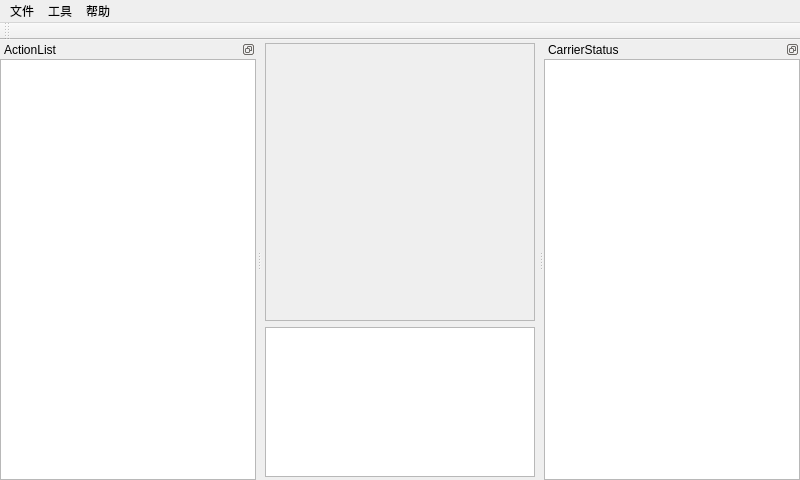
<?xml version="1.0" encoding="UTF-8"?>
<ui version="4.0">
 <class>MainWindow</class>
 <widget class="QMainWindow" name="MainWindow">
  <property name="geometry">
   <rect>
    <x>0</x>
    <y>0</y>
    <width>800</width>
    <height>480</height>
   </rect>
  </property>
  <property name="sizePolicy">
   <sizepolicy hsizetype="Minimum" vsizetype="Minimum">
    <horstretch>0</horstretch>
    <verstretch>0</verstretch>
   </sizepolicy>
  </property>
  <property name="minimumSize">
   <size>
    <width>800</width>
    <height>480</height>
   </size>
  </property>
  <property name="windowTitle">
   <string>MainWindow</string>
  </property>
  <property name="styleSheet">
   <string notr="true">/*
* The MIT License (MIT)
*
* Copyright : http://blog.csdn.net/liang19890820
*
* Author : 一去丶二三里
*
* Date : 2016/07/22
*
* Description : 黑色炫酷
*
*/

QLabel{
		color:rgb(175, 175, 175);
}

QToolBar {
		spacing:8px;
        background: rgb(57, 58, 60);
        border: none;
}
QToolBar::item {
        background: transparent;
}
QToolBar::item:enabled {
        color: rgb(227, 234, 242);
}
QToolBar::item:!enabled {
        color: rgb(155, 155, 155);
}
QToolBar::item:enabled:selected {
        background: rgba(255, 255, 255, 40);
}

QDockWidget{
		color:rgb(175, 175, 175);
	    border: 1px solid rgb(57, 58, 60);
        background:rgb(57, 58, 60);
}
/**********子界面背景**********/
QWidget#customWidget {
        background: rgb(68, 69, 73);
}
QInputDialog{
		background: rgb(68, 69, 73);

}
/**********子界面中央背景**********/
QWidget#centerWidget {
        background: rgb(50, 50, 50);
}

/**********主界面样式**********/
QWidget#MainWindow {
        border: 1px solid rgb(50, 50, 50);
        background: rgb(50, 50, 50);
}

QWidget#messageWidget {
        background: rgba(68, 69, 73, 50%);
}

QWidget#loadingWidget {
        border: none;
        border-radius: 5px;
        background: rgb(50, 50, 50);
}

QWidget#remoteWidget {
        border-top-right-radius: 10px;
        border-bottom-right-radius: 10px;
        border: 1px solid rgb(45, 45, 45);
        background: rgb(50, 50, 50);
}

StyledWidget {
        qproperty-normalColor: white;
        qproperty-disableColor: gray;
        qproperty-highlightColor: rgb(0, 160, 230);
        qproperty-errorColor: red;
}

QProgressIndicator {
        qproperty-color: rgb(175, 175, 175);
}

/**********提示**********/
QToolTip{
        border: 1px solid rgb(45, 45, 45);
        background: white;
        color: black;
}

/**********菜单栏**********/
QMenuBar {
        background: rgb(57, 58, 60);
        border: none;
}
QMenuBar::item {
        padding: 5px 10px 5px 10px;
        background: transparent;
}
QMenuBar::item:enabled {
        color: rgb(227, 234, 242);
}
QMenuBar::item:!enabled {
        color: rgb(155, 155, 155);
}
QMenuBar::item:enabled:selected {
        background: rgba(255, 255, 255, 40);
}

/**********菜单**********/
QMenu {
        border: 1px solid rgb(100, 100, 100);
        background: rgb(68, 69, 73);
}
QMenu::item {
        height: 22px;
        padding: 0px 25px 0px 20px;
}
QMenu::item:enabled {
        color: rgb(225, 225, 225);
}
QMenu::item:!enabled {
        color: rgb(155, 155, 155);
}
QMenu::item:enabled:selected {
        color: rgb(230, 230, 230);
        background: rgba(255, 255, 255, 40);
}
QMenu::separator {
        height: 2px;
        background: rgb(100, 100, 100);
}
QMenu::indicator {
        width: 18px;
        height: 18px;
}
QMenu::icon {
        padding-left: 2px;
        padding-right: 2px;
}

/**********状态栏**********/
QStatusBar {
        background: rgb(57, 58, 60);
}
QStatusBar::item {
        border: none;
        border-right: 1px solid rgb(100, 100, 100);
}

/**********分组框**********/
QGroupBox {
        font-size: 15px;
        border: 1px solid rgb(80, 80, 80);
        border-radius: 4px;
        margin-top: 10px;
}
QGroupBox::title {
        color: rgb(175, 175, 175);
        top: -12px;
        left: 10px;
}

/**********页签项**********/
QTabWidget::pane {
        border: none;
        border-top: 3px solid rgb(0, 160, 230);
        background: rgb(57, 58, 60);
}
QTabWidget::tab-bar {
        border: none;
}
QTabBar::tab {
        border: none;
        border-top-left-radius: 4px;
        border-top-right-radius: 4px;
        color: rgb(175, 175, 175);
        background: rgb(255, 255, 255, 30);
        height: 28px;
        min-width: 85px;
        margin-right: 5px;
        padding-left: 5px;
        padding-right: 5px;
}
QTabBar::tab:hover {
        background: rgb(255, 255, 255, 40);
}
QTabBar::tab:selected {
        color: white;
        background: rgb(0, 160, 230);
}

QTabWidget#tabWidget::pane {
        border: 1px solid rgb(45, 45, 45);
        background: rgb(57, 58, 60);
        margin-top: -1px;
}

QTabBar#tabBar::tab {
        border: 1px solid rgb(45, 45, 45);
        border-bottom: none;
        background: transparent;
}
QTabBar#tabBar::tab:hover {
        color: white;
}
QTabBar#tabBar::tab:selected {
        color: white;
        background: rgb(57, 58, 60);
}

/**********表头**********/
QHeaderView{
        border: none;
        border-bottom: 3px solid rgb(0, 160, 230);
        background: rgb(57, 58, 60);
        min-height: 30px;
}
QHeaderView::section:vertical{
        border: none;
        color: white;
        background: transparent;
        padding-left: 5px;
}
QHeaderView::section:horizontal {
        border: none;
        color: white;
        background: transparent;
        padding-left: 5px;
}
QHeaderView::section:horizontal:hover {
        background: rgb(0, 160, 230);
}
QHeaderView::section:horizontal:pressed {
        background: rgb(0, 180, 255);
}
QHeaderView::up-arrow {
        width: 13px;
        height: 11px;
        padding-right: 5px;
        image: url(:/Black/topArrow);
        subcontrol-position: center right;
}
QHeaderView::up-arrow:hover, QHeaderView::up-arrow:pressed {
        image: url(:/Black/topArrowHover);
}
QHeaderView::down-arrow {
        width: 13px;
        height: 11px;
        padding-right: 5px;
        image: url(:/Black/bottomArrow);
        subcontrol-position: center right;
}
QHeaderView::down-arrow:hover, QHeaderView::down-arrow:pressed {
        image: url(:/Black/bottomArrowHover);
}
/**********列表**********/
QListView{
        border: 1px solid rgb(45, 45, 45);
        background: rgb(57, 58, 60);
        gridline-color: rgb(60, 60, 60);
		color: rgb(150, 150, 150);
}
QListView::item {
        padding-left: 5px;
        padding-right: 5px;
        border: none;
        background: rgb(72, 72, 74);
        border-right: 1px solid rgb(45, 45, 45);
        border-bottom: 1px solid rgb(45, 45, 45);
}
QListView::item:selected {
        background: rgba(255, 255, 255, 40);
}
QListView::item:selected:!active {
        color: white;
}
QListView::indicator {
        width: 20px;
        height: 20px;
}

/**********表格**********/
QTableView {
        border: 1px solid rgb(45, 45, 45);
        background: rgb(57, 58, 60);
        gridline-color: rgb(60, 60, 60);
		color: white;
}
QTableView QTableCornerButton::section {
     background: rgb(57, 58, 60);
}
QTableView::item {
        padding-left: 5px;
        padding-right: 5px;
        border: none;
        background: rgb(72, 72, 74);
        border-right: 1px solid rgb(45, 45, 45);
        border-bottom: 1px solid rgb(45, 45, 45);
}
QTableView::item:selected {
        background: rgba(255, 255, 255, 40);
}
QTableView::item:selected:!active {
        color: white;
}
QTableView::indicator {
        width: 20px;
        height: 20px;
}
QTableView::indicator:enabled:unchecked {
        image: url(:/Black/checkBox);
}
QTableView::indicator:enabled:unchecked:hover {
        image: url(:/Black/checkBoxHover);
}
QTableView::indicator:enabled:unchecked:pressed {
        image: url(:/Black/checkBoxPressed);
}
QTableView::indicator:enabled:checked {
        image: url(:/Black/checkBoxChecked);
}
QTableView::indicator:enabled:checked:hover {
        image: url(:/Black/checkBoxCheckedHover);
}
QTableView::indicator:enabled:checked:pressed {
        image: url(:/Black/checkBoxCheckedPressed);
}
QTableView::indicator:enabled:indeterminate {
        image: url(:/Black/checkBoxIndeterminate);
}
QTableView::indicator:enabled:indeterminate:hover {
        image: url(:/Black/checkBoxIndeterminateHover);
}
QTableView::indicator:enabled:indeterminate:pressed {
        image: url(:/Black/checkBoxIndeterminatePressed);
}

/**********滚动条-水平**********/
QScrollBar:horizontal {
        height: 20px;
        background: transparent;
        margin-top: 3px;
        margin-bottom: 3px;
}
QScrollBar::handle:horizontal {
        height: 20px;
        min-width: 30px;
        background: rgb(68, 69, 73);
        margin-left: 15px;
        margin-right: 15px;
}
QScrollBar::handle:horizontal:hover {
        background: rgb(80, 80, 80);
}
QScrollBar::sub-line:horizontal {
        width: 15px;
        background: transparent;
        image: url(:/Black/arrowLeft);
        subcontrol-position: left;
}
QScrollBar::add-line:horizontal {
        width: 15px;
        background: transparent;
        image: url(:/Black/arrowRight);
        subcontrol-position: right;
}
QScrollBar::sub-line:horizontal:hover {
        background: rgb(68, 69, 73);
}
QScrollBar::add-line:horizontal:hover {
        background: rgb(68, 69, 73);
}
QScrollBar::add-page:horizontal,QScrollBar::sub-page:horizontal {
        background: transparent;
}

/**********滚动条-垂直**********/
QScrollBar:vertical {
        width: 20px;
        background: transparent;
        margin-left: 3px;
        margin-right: 3px;
}
QScrollBar::handle:vertical {
        width: 20px;
        min-height: 30px;
        background: rgb(68, 69, 73);
        margin-top: 15px;
        margin-bottom: 15px;
}
QScrollBar::handle:vertical:hover {
        background: rgb(80, 80, 80);
}
QScrollBar::sub-line:vertical {
        height: 15px;
        background: transparent;
        image: url(:/Black/arrowTop);
        subcontrol-position: top;
}
QScrollBar::add-line:vertical {
        height: 15px;
        background: transparent;
        image: url(:/Black/arrowBottom);
        subcontrol-position: bottom;
}
QScrollBar::sub-line:vertical:hover {
        background: rgb(68, 69, 73);
}
QScrollBar::add-line:vertical:hover {
        background: rgb(68, 69, 73);
}
QScrollBar::add-page:vertical, QScrollBar::sub-page:vertical {
        background: transparent;
}

QScrollBar#verticalScrollBar:vertical {
        margin-top: 30px;
}

/**********下拉列表**********/
QComboBox {
        height: 25px;
        border-radius: 4px;
        border: 1px solid rgb(100, 100, 100);
        background: rgb(72, 72, 73);
}
QComboBox:enabled {
        color: rgb(175, 175, 175);
}
QComboBox:!enabled {
        color: rgb(155, 155, 155);
}
QComboBox:enabled:hover, QComboBox:enabled:focus {
        color: rgb(230, 230, 230);
        background: rgb(68, 69, 73);
}
QComboBox::drop-down {
        width: 20px;
        border: none;
        background: transparent;
}
QComboBox::drop-down:hover {
        background: rgba(255, 255, 255, 30);
}
QComboBox::down-arrow {
        image: url(:/Black/arrowBottom);
}
QComboBox::down-arrow:on {
        /**top: 1px;**/
}
QComboBox QAbstractItemView {
        border: 1px solid rgb(100, 100, 100);
        background: rgb(68, 69, 73);
        outline: none;
}
QComboBox QAbstractItemView::item {
        height: 25px;
        color: rgb(175, 175, 175);
}
QComboBox QAbstractItemView::item:selected {
        background: rgba(255, 255, 255, 40);
        color: rgb(230, 230, 230);
}

/**********进度条**********/
QProgressBar{
        border: none;
        text-align: center;
        color: white;
        background: rgb(48, 50, 51);
}
QProgressBar::chunk {
        background: rgb(0, 160, 230);
}

QProgressBar#progressBar {
        border: none;
        text-align: center;
        color: white;
        background-color: transparent;
        background-image: url(&quot;:/Black/progressBar&quot;);
        background-repeat: repeat-x;
}
QProgressBar#progressBar::chunk {
        border: none;
        background-color: transparent;
        background-image: url(&quot;:/Black/progressBarChunk&quot;);
        background-repeat: repeat-x;
}

/**********复选框**********/
QCheckBox{
        spacing: 5px;
}
QCheckBox:enabled{
        color: rgb(175, 175, 175);
}
QCheckBox:enabled:hover{
        color: rgb(200, 200, 200);
}
QCheckBox:!enabled{
        color: rgb(155, 155, 155);
}
QCheckBox::indicator {
        width: 20px;
        height: 20px;
}
QCheckBox::indicator:unchecked {
        image: url(:/Black/checkBox);
}
QCheckBox::indicator:unchecked:hover {
        image: url(:/Black/checkBoxHover);
}
QCheckBox::indicator:unchecked:pressed {
        image: url(:/Black/checkBoxPressed);
}
QCheckBox::indicator:checked {
        image: url(:/Black/checkBoxChecked);
}
QCheckBox::indicator:checked:hover {
        image: url(:/Black/checkBoxCheckedHover);
}
QCheckBox::indicator:checked:pressed {
        image: url(:/Black/checkBoxCheckedPressed);
}
QCheckBox::indicator:indeterminate {
        image: url(:/Black/checkBoxIndeterminate);
}
QCheckBox::indicator:indeterminate:hover {
        image: url(:/Black/checkBoxIndeterminateHover);
}
QCheckBox::indicator:indeterminate:pressed {
        image: url(:/Black/checkBoxIndeterminatePressed);
}

/**********单选框**********/
QRadioButton{
        spacing: 5px;
}
QRadioButton:enabled{
        color: rgb(175, 175, 175);
}
QRadioButton:enabled:hover{
        color: rgb(200, 200, 200);
}
QRadioButton:!enabled{
        color: rgb(155, 155, 155);
}
QRadioButton::indicator {
        width: 20px;
        height: 20px;
}
QRadioButton::indicator:unchecked {
        image: url(:/Black/radioButton);
}
QRadioButton::indicator:unchecked:hover {
        image: url(:/Black/radioButtonHover);
}
QRadioButton::indicator:unchecked:pressed {
        image: url(:/Black/radioButtonPressed);
}
QRadioButton::indicator:checked {
        image: url(:/Black/radioButtonChecked);
}
QRadioButton::indicator:checked:hover {
        image: url(:/Black/radioButtonCheckedHover);
}
QRadioButton::indicator:checked:pressed {
        image: url(:/Black/radioButtonCheckedPressed);
}

/**********输入框**********/
QLineEdit {
        border-radius: 4px;
        height: 25px;
        border: 1px solid rgb(100, 100, 100);
        background: rgb(72, 72, 73);
}
QLineEdit:enabled {
        color: rgb(175, 175, 175);
}
QLineEdit:enabled:hover, QLineEdit:enabled:focus {
        color: rgb(230, 230, 230);
}
QLineEdit:!enabled {
        color: rgb(155, 155, 155);
}

/**********文本编辑框**********/
QTextEdit {
        border: 1px solid rgb(45, 45, 45);
        color: rgb(175, 175, 175);
        background: rgb(57, 58, 60);
}

QPlainTextEdit{
        border: 1px solid rgb(45, 45, 45);
        color: rgb(175, 175, 175);
        background: rgb(57, 58, 60);
}

/**********滚动区域**********/
QScrollArea {
        border: 1px solid rgb(45, 45, 45);
        background: rgb(57, 58, 60);
}

/**********滚动区域**********/
QWidget#transparentWidget {
        background: transparent;
}

/**********微调器**********/
QSpinBox {
        border-radius: 4px;
        height: 24px;
        min-width: 40px;
        border: 1px solid rgb(100, 100, 100);
        background: rgb(68, 69, 73);
}
QSpinBox:enabled {
        color: rgb(220, 220, 220);
}
QSpinBox:enabled:hover, QLineEdit:enabled:focus {
        color: rgb(230, 230, 230);
}
QSpinBox:!enabled {
        color: rgb(65, 65, 65);
        background: transparent;
}
QSpinBox::up-button {
        width: 18px;
        height: 12px;
        border-top-right-radius: 4px;
        border-left: 1px solid rgb(100, 100, 100);
        image: url(:/Black/upButton);
        background: rgb(50, 50, 50);
}
QSpinBox::up-button:!enabled {
        border-left: 1px solid gray;
        background: transparent;
}
QSpinBox::up-button:enabled:hover {
        background: rgb(255, 255, 255, 30);
}
QSpinBox::down-button {
        width: 18px;
        height: 12px;
        border-bottom-right-radius: 4px;
        border-left: 1px solid rgb(100, 100, 100);
        image: url(:/Black/downButton);
        background: rgb(50, 50, 50);
}
QSpinBox::down-button:!enabled {
        border-left: 1px solid gray;
        background: transparent;
}
QSpinBox::down-button:enabled:hover {
        background: rgb(255, 255, 255, 30);
}


QDoubleSpinBox {
        border-radius: 4px;
        height: 24px;
        min-width: 40px;
        border: 1px solid rgb(100, 100, 100);
        background: rgb(68, 69, 73);
}
QDoubleSpinBox:enabled {
        color: rgb(220, 220, 220);
}
QDoubleSpinBox:enabled:hover, QLineEdit:enabled:focus {
        color: rgb(230, 230, 230);
}
QDoubleSpinBox:!enabled {
        color: rgb(65, 65, 65);
        background: transparent;
}
QDoubleSpinBox::up-button {
        width: 18px;
        height: 12px;
        border-top-right-radius: 4px;
        border-left: 1px solid rgb(100, 100, 100);
        image: url(:/Black/upButton);
        background: rgb(50, 50, 50);
}
QDoubleSpinBox::up-button:!enabled {
        border-left: 1px solid gray;
        background: transparent;
}
QDoubleSpinBox::up-button:enabled:hover {
        background: rgb(255, 255, 255, 30);
}
QDoubleSpinBox::down-button {
        width: 18px;
        height: 12px;
        border-bottom-right-radius: 4px;
        border-left: 1px solid rgb(100, 100, 100);
        image: url(:/Black/downButton);
        background: rgb(50, 50, 50);
}
QDoubleSpinBox::down-button:!enabled {
        border-left: 1px solid gray;
        background: transparent;
}
QDoubleSpinBox::down-button:enabled:hover {
        background: rgb(255, 255, 255, 30);
}
/**********标签**********/
QLabel#grayLabel {
        color: rgb(175, 175, 175);
}

QLabel#highlightLabel {
        color: rgb(175, 175, 175);
}

QLabel#redLabel {
        color: red;
}

QLabel#grayYaHeiLabel {
        color: rgb(175, 175, 175);
        font-size: 16px;
}

QLabel#blueLabel {
        color: rgb(0, 160, 230);
}

QLabel#listLabel {
        color: rgb(0, 160, 230);
}

QLabel#lineBlueLabel {
        background: rgb(0, 160, 230);
}

QLabel#graySeperateLabel {
        background: rgb(45, 45, 45);
}

QLabel#seperateLabel {
        background: rgb(80, 80, 80);
}

QLabel#radiusBlueLabel {
        border-radius: 15px;
        color: white;
        font-size: 16px;
        background: rgb(0, 160, 230);
}

QLabel#skinLabel[colorProperty=&quot;normal&quot;] {
        color: rgb(175, 175, 175);
}
QLabel#skinLabel[colorProperty=&quot;highlight&quot;] {
        color: rgb(0, 160, 230);
}

QLabel#informationLabel {
        qproperty-pixmap: url(:/Black/information);
}

QLabel#errorLabel {
        qproperty-pixmap: url(:/Black/error);
}

QLabel#successLabel {
        qproperty-pixmap: url(:/Black/success);
}

QLabel#questionLabel {
        qproperty-pixmap: url(:/Black/question);
}

QLabel#warningLabel {
        qproperty-pixmap: url(:/Black/warning);
}

QLabel#groupLabel {
        color: rgb(0, 160, 230);
        border: 1px solid rgb(0, 160, 230);
        font-size: 15px;
        border-top-color: transparent;
        border-right-color: transparent;
        border-left-color: transparent;
}

/**********按钮**********/
QToolButton#nsccButton{
        border: none;
        color: rgb(175, 175, 175);
        background: transparent;
        padding: 10px;
        qproperty-icon: url(:/Black/nscc);
        qproperty-iconSize: 32px 32px;
        qproperty-toolButtonStyle: ToolButtonTextUnderIcon;
}
QToolButton#nsccButton:hover{
        color: rgb(217, 218, 218);
        background: rgb(255, 255, 255, 20);
}

QToolButton#transferButton{
        border: none;
        color: rgb(175, 175, 175);
        background: transparent;
        padding: 10px;
        qproperty-icon: url(:/Black/transfer);
        qproperty-iconSize: 32px 32px;
        qproperty-toolButtonStyle: ToolButtonTextUnderIcon;
}
QToolButton#transferButton:hover{
        color: rgb(217, 218, 218);
        background: rgb(255, 255, 255, 20);
}

/**********按钮**********/
QPushButton{
        border-radius: 4px;
        border: none;
        width: 75px;
        height: 25px;
}
QPushButton:enabled {
        background: rgb(68, 69, 73);
        color: white;
}
QPushButton:!enabled {
        background: rgb(100, 100, 100);
        color: rgb(200, 200, 200);
}
QPushButton:enabled:hover{
        background: rgb(85, 85, 85);
}
QPushButton:enabled:pressed{
        background: rgb(80, 80, 80);
}

QPushButton#blueButton {
        color: white;
}
QPushButton#blueButton:enabled {
        background: rgb(0, 165, 235);
        color: white;
}
QPushButton#blueButton:!enabled {
        background: gray;
        color: rgb(200, 200, 200);
}
QPushButton#blueButton:enabled:hover {
        background: rgb(0, 180, 255);
}
QPushButton#blueButton:enabled:pressed {
        background: rgb(0, 140, 215);
}

QPushButton#selectButton {
        border: none;
        border-radius: none;
        border-left: 1px solid rgb(100, 100, 100);
        image: url(:/Black/scan);
        background: transparent;
        color: white;
}
QPushButton#selectButton:enabled:hover{
        background: rgb(85, 85, 85);
}
QPushButton#selectButton:enabled:pressed{
        background: rgb(80, 80, 80);
}

QPushButton#linkButton {
        background: transparent;
        color: rgb(0, 160, 230);
        text-align:left;
}
QPushButton#linkButton:hover {
        color: rgb(20, 185, 255);
        text-decoration: underline;
}
QPushButton#linkButton:pressed {
        color: rgb(0, 160, 230);
}

QPushButton#transparentButton {
        background: transparent;
}

/*****************标题栏按钮*******************/
QPushButton#minimizeButton {
        border-radius: none;
        border-bottom-left-radius: 4px;
        border-bottom-right-radius: 4px;
        background: rgb(50, 50, 50);
        image: url(:/Black/minimize);
}
QPushButton#minimizeButton:hover {
        background: rgb(60, 60, 60);
        image: url(:/Black/minimizeHover);
}
QPushButton#minimizeButton:pressed {
        background: rgb(55, 55, 55);
        image: url(:/Black/minimizePressed);
}

QPushButton#maximizeButton[maximizeProperty=&quot;maximize&quot;] {
        border-radius: none;
        border-bottom-left-radius: 4px;
        border-bottom-right-radius: 4px;
        background: rgb(50, 50, 50);
        image: url(:/Black/maximize);
}
QPushButton#maximizeButton[maximizeProperty=&quot;maximize&quot;]:hover {
        background: rgb(60, 60, 60);
        image: url(:/Black/maximizeHover);
}
QPushButton#maximizeButton[maximizeProperty=&quot;maximize&quot;]:pressed {
        background: rgb(55, 55, 55);
        image: url(:/Black/maximizePressed);
}

QPushButton#maximizeButton[maximizeProperty=&quot;restore&quot;] {
        border-radius: none;
        border-bottom-left-radius: 4px;
        border-bottom-right-radius: 4px;
        background: rgb(50, 50, 50);
        image: url(:/Black/restore);
}
QPushButton#maximizeButton[maximizeProperty=&quot;restore&quot;]:hover {
        background: rgb(60, 60, 60);
        image: url(:/Black/restoreHover);
}
QPushButton#maximizeButton[maximizeProperty=&quot;restore&quot;]:pressed {
        background: rgb(55, 55, 55);
        image: url(:/Black/restorePressed);
}

QPushButton#closeButton {
        border-radius: none;
        border-bottom-left-radius: 4px;
        border-bottom-right-radius: 4px;
        background: rgb(50, 50, 50);
        image: url(:/Black/close);
}
QPushButton#closeButton:hover {
        background: rgb(60, 60, 60);
        image: url(:/Black/closeHover);
}
QPushButton#closeButton:pressed {
        background: rgb(55, 55, 55);
        image: url(:/Black/closePressed);
}

QPushButton#skinButton {
        border-radius: none;
        border-bottom-left-radius: 4px;
        border-bottom-right-radius: 4px;
        background: rgb(50, 50, 50);
        image: url(:/Black/skin);
}
QPushButton#skinButton:hover {
        background: rgb(60, 60, 60);
        image: url(:/Black/skinHover);
}
QPushButton#skinButton:pressed {
        background: rgb(55, 55, 55);
        image: url(:/Black/skinPressed);
}

QPushButton#feedbackButton {
        border-radius: none;
        border-bottom-left-radius: 4px;
        border-bottom-right-radius: 4px;
        background: rgb(50, 50, 50);
        image: url(:/Black/feedback);
}
QPushButton#feedbackButton:hover {
        background: rgb(60, 60, 60);
        image: url(:/Black/feedbackHover);
}
QPushButton#feedbackButton:pressed {
        background: rgb(55, 55, 55);
        image: url(:/Black/feedbackPressed);
}

QPushButton#closeTipButton {
        border-radius: none;
        border-image: url(:/Black/close);
        background: transparent;
}
QPushButton#closeTipButton:hover {
        border-image: url(:/Black/closeHover);
}
QPushButton#closeTipButton:pressed {
        border-image: url(:/Black/closePressed);
}

QPushButton#changeSkinButton{
        border-radius: 4px;
        border: 2px solid rgb(41, 41, 41);
        background: rgb(51, 51, 51);
}
QPushButton#changeSkinButton:hover{
        border-color: rgb(45, 45, 45);
}
QPushButton#changeSkinButton:pressed, QPushButton#changeSkinButton:checked{
        border-color: rgb(0, 160, 230);
}

QPushButton#transferButton {
        padding-left: 5px;
        padding-right: 5px;
        color: white;
        background: rgb(0, 165, 235);
}
QPushButton#transferButton:hover {
        background: rgb(0, 180, 255);
}
QPushButton#transferButton:pressed {
        background: rgb(0, 140, 215);
}
QPushButton#transferButton[iconProperty=&quot;left&quot;] {
        qproperty-icon: url(:/Black/left);
}
QPushButton#transferButton[iconProperty=&quot;right&quot;] {
        qproperty-icon: url(:/Black/right);
}

QPushButton#openButton {
        border-radius: none;
        image: url(:/Black/open);
        background: transparent;
}
QPushButton#openButton:hover {
        image: url(:/Black/openHover);
}
QPushButton#openButton:pressed {
        image: url(:/Black/openPressed);
}

QPushButton#deleteButton {
        border-radius: none;
        image: url(:/Black/delete);
        background: transparent;
}
QPushButton#deleteButton:hover {
        image: url(:/Black/deleteHover);
}
QPushButton#deleteButton:pressed {
        image: url(:/Black/deletePressed);
}

QPushButton#menuButton {
        text-align: left center;
        padding-left: 3px;
        color: rgb(175, 175, 175);
        border: 1px solid rgb(100, 100, 100);
        background: rgb(72, 72, 73);
}
QPushButton#menuButton::menu-indicator{
        subcontrol-position: right center;
        subcontrol-origin: padding;
        image: url(:/Black/arrowBottom);
        padding-right: 3px;
}</string>
  </property>
  <widget class="QWidget" name="centralWidget">
   <layout class="QHBoxLayout" name="horizontalLayout">
    <property name="spacing">
     <number>3</number>
    </property>
    <property name="leftMargin">
     <number>3</number>
    </property>
    <property name="topMargin">
     <number>3</number>
    </property>
    <property name="rightMargin">
     <number>3</number>
    </property>
    <property name="bottomMargin">
     <number>3</number>
    </property>
    <item>
     <layout class="QVBoxLayout" name="verticalLayout_4">
      <item>
       <widget class="PathwayGV" name="GV_CarrierPathway">
        <property name="enabled">
         <bool>false</bool>
        </property>
       </widget>
      </item>
      <item>
       <widget class="QPlainTextEdit" name="PTE_MessageWindow">
        <property name="enabled">
         <bool>true</bool>
        </property>
        <property name="sizePolicy">
         <sizepolicy hsizetype="MinimumExpanding" vsizetype="Maximum">
          <horstretch>0</horstretch>
          <verstretch>0</verstretch>
         </sizepolicy>
        </property>
        <property name="minimumSize">
         <size>
          <width>0</width>
          <height>0</height>
         </size>
        </property>
        <property name="maximumSize">
         <size>
          <width>16777215</width>
          <height>150</height>
         </size>
        </property>
        <property name="font">
         <font>
          <family>微软雅黑</family>
          <pointsize>11</pointsize>
         </font>
        </property>
        <property name="contextMenuPolicy">
         <enum>Qt::CustomContextMenu</enum>
        </property>
        <property name="lineWrapMode">
         <enum>QPlainTextEdit::NoWrap</enum>
        </property>
        <property name="readOnly">
         <bool>true</bool>
        </property>
        <property name="maximumBlockCount">
         <number>3000</number>
        </property>
       </widget>
      </item>
     </layout>
    </item>
   </layout>
  </widget>
  <widget class="QMenuBar" name="menuBar">
   <property name="geometry">
    <rect>
     <x>0</x>
     <y>0</y>
     <width>800</width>
     <height>28</height>
    </rect>
   </property>
   <widget class="QMenu" name="MENU_file">
    <property name="title">
     <string>文件</string>
    </property>
    <addaction name="AC_file_addExistProjectFile"/>
    <addaction name="AC_file_addExistActionScriptFile"/>
    <addaction name="separator"/>
    <addaction name="AC_file_settings"/>
   </widget>
   <widget class="QMenu" name="menu">
    <property name="title">
     <string>帮助</string>
    </property>
    <addaction name="AC_help_RegesitFileRelation"/>
   </widget>
   <widget class="QMenu" name="menu_2">
    <property name="title">
     <string>工具</string>
    </property>
    <addaction name="AC_arose_casfCreator"/>
   </widget>
   <addaction name="MENU_file"/>
   <addaction name="menu_2"/>
   <addaction name="menu"/>
  </widget>
  <widget class="QToolBar" name="toolBar">
   <property name="windowTitle">
    <string>toolBar</string>
   </property>
   <property name="movable">
    <bool>true</bool>
   </property>
   <property name="allowedAreas">
    <set>Qt::TopToolBarArea</set>
   </property>
   <property name="iconSize">
    <size>
     <width>24</width>
     <height>24</height>
    </size>
   </property>
   <property name="toolButtonStyle">
    <enum>Qt::ToolButtonIconOnly</enum>
   </property>
   <property name="floatable">
    <bool>false</bool>
   </property>
   <attribute name="toolBarArea">
    <enum>TopToolBarArea</enum>
   </attribute>
   <attribute name="toolBarBreak">
    <bool>false</bool>
   </attribute>
  </widget>
  <widget class="QDockWidget" name="dockWidget">
   <property name="maximumSize">
    <size>
     <width>405</width>
     <height>524287</height>
    </size>
   </property>
   <property name="features">
    <set>QDockWidget::DockWidgetFloatable|QDockWidget::DockWidgetMovable</set>
   </property>
   <property name="allowedAreas">
    <set>Qt::LeftDockWidgetArea|Qt::RightDockWidgetArea</set>
   </property>
   <property name="windowTitle">
    <string>ActionList</string>
   </property>
   <attribute name="dockWidgetArea">
    <number>1</number>
   </attribute>
   <widget class="QWidget" name="dockWidgetContents">
    <layout class="QVBoxLayout" name="verticalLayout">
     <property name="spacing">
      <number>0</number>
     </property>
     <property name="leftMargin">
      <number>0</number>
     </property>
     <property name="topMargin">
      <number>0</number>
     </property>
     <property name="rightMargin">
      <number>0</number>
     </property>
     <property name="bottomMargin">
      <number>0</number>
     </property>
     <item>
      <widget class="QListWidget" name="LW_ActionSortcutList">
       <property name="sizePolicy">
        <sizepolicy hsizetype="Minimum" vsizetype="Expanding">
         <horstretch>0</horstretch>
         <verstretch>0</verstretch>
        </sizepolicy>
       </property>
       <property name="minimumSize">
        <size>
         <width>200</width>
         <height>0</height>
        </size>
       </property>
       <property name="maximumSize">
        <size>
         <width>400</width>
         <height>16777215</height>
        </size>
       </property>
       <property name="font">
        <font>
         <pointsize>16</pointsize>
        </font>
       </property>
       <property name="contextMenuPolicy">
        <enum>Qt::CustomContextMenu</enum>
       </property>
      </widget>
     </item>
    </layout>
   </widget>
  </widget>
  <widget class="QDockWidget" name="dockWidget_2">
   <property name="minimumSize">
    <size>
     <width>134</width>
     <height>162</height>
    </size>
   </property>
   <property name="maximumSize">
    <size>
     <width>99999</width>
     <height>524287</height>
    </size>
   </property>
   <property name="features">
    <set>QDockWidget::DockWidgetFloatable|QDockWidget::DockWidgetMovable</set>
   </property>
   <property name="allowedAreas">
    <set>Qt::AllDockWidgetAreas</set>
   </property>
   <property name="windowTitle">
    <string>CarrierStatus</string>
   </property>
   <attribute name="dockWidgetArea">
    <number>2</number>
   </attribute>
   <widget class="QWidget" name="dockWidgetContents_2">
    <layout class="QVBoxLayout" name="verticalLayout_2" stretch="0">
     <property name="spacing">
      <number>0</number>
     </property>
     <property name="leftMargin">
      <number>0</number>
     </property>
     <property name="topMargin">
      <number>0</number>
     </property>
     <property name="rightMargin">
      <number>0</number>
     </property>
     <property name="bottomMargin">
      <number>0</number>
     </property>
     <item>
      <widget class="QTableView" name="TV_Carrier">
       <property name="enabled">
        <bool>true</bool>
       </property>
       <property name="sizePolicy">
        <sizepolicy hsizetype="Expanding" vsizetype="Expanding">
         <horstretch>0</horstretch>
         <verstretch>0</verstretch>
        </sizepolicy>
       </property>
       <property name="minimumSize">
        <size>
         <width>0</width>
         <height>0</height>
        </size>
       </property>
       <property name="maximumSize">
        <size>
         <width>99999</width>
         <height>99999</height>
        </size>
       </property>
       <property name="font">
        <font>
         <pointsize>14</pointsize>
        </font>
       </property>
       <property name="editTriggers">
        <set>QAbstractItemView::NoEditTriggers</set>
       </property>
       <property name="iconSize">
        <size>
         <width>15</width>
         <height>15</height>
        </size>
       </property>
      </widget>
     </item>
    </layout>
   </widget>
  </widget>
  <action name="AC_file_addExistActionScriptFile">
   <property name="text">
    <string>添加现有动作脚本</string>
   </property>
   <property name="font">
    <font>
     <family>Arial</family>
     <pointsize>12</pointsize>
    </font>
   </property>
  </action>
  <action name="AC_file_addExistProjectFile">
   <property name="text">
    <string>添加现有工程文件</string>
   </property>
   <property name="font">
    <font>
     <family>Arial</family>
     <pointsize>12</pointsize>
    </font>
   </property>
  </action>
  <action name="AC_help_RegesitFileRelation">
   <property name="text">
    <string>注册文件关联</string>
   </property>
   <property name="font">
    <font>
     <family>Algerian</family>
     <pointsize>12</pointsize>
    </font>
   </property>
  </action>
  <action name="action">
   <property name="text">
    <string>打开CASF-Creator</string>
   </property>
   <property name="font">
    <font>
     <family>Arial</family>
     <pointsize>12</pointsize>
    </font>
   </property>
  </action>
  <action name="AC_arose_casfCreator">
   <property name="text">
    <string>打开CASF-Creator
</string>
   </property>
   <property name="font">
    <font>
     <family>Arial</family>
     <pointsize>12</pointsize>
    </font>
   </property>
  </action>
  <action name="AC_file_settings">
   <property name="text">
    <string>设置</string>
   </property>
   <property name="font">
    <font>
     <family>Arial</family>
     <pointsize>12</pointsize>
    </font>
   </property>
  </action>
 </widget>
 <layoutdefault spacing="6" margin="11"/>
 <customwidgets>
  <customwidget>
   <class>PathwayGV</class>
   <extends>QGraphicsView</extends>
   <header>pathwaygv.h</header>
  </customwidget>
 </customwidgets>
 <resources/>
 <connections/>
</ui>
